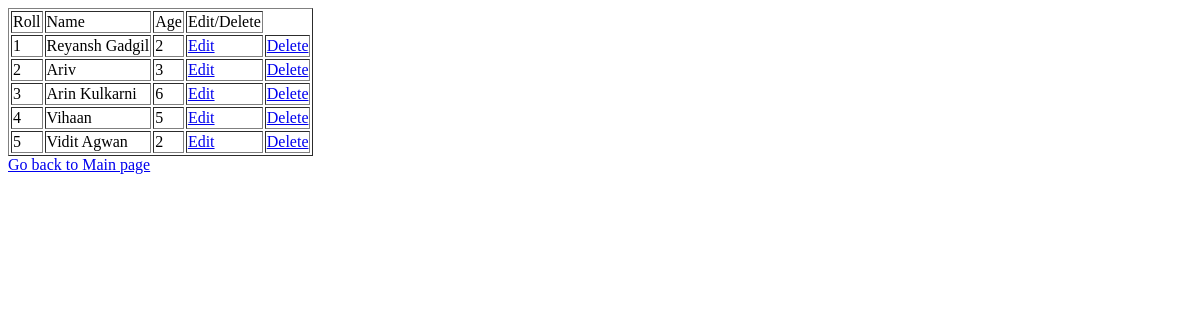
The app's page /stud_list, older data.
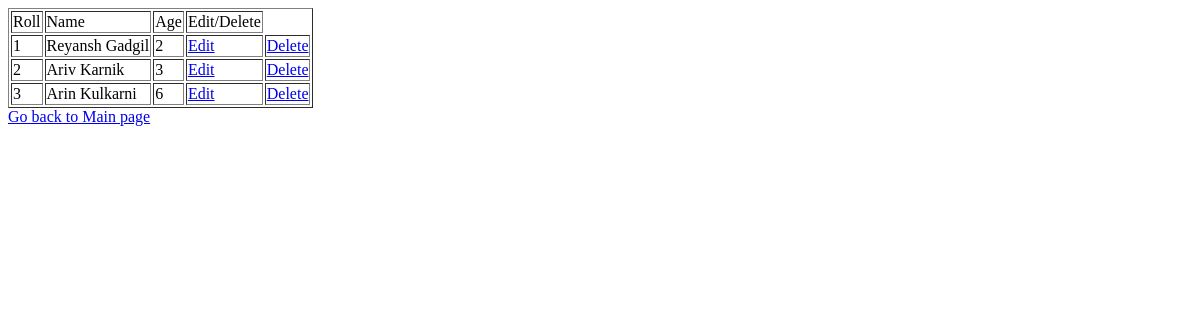
The same page, newer data.
### demo/models.py (models this page shows)
class Student(models.Model):
    roll = models.CharField(max_length=20)
    name = models.CharField(max_length=20)
    age = models.CharField(max_length=20)

### demo/views.py (the view)
# urls.py: path("stud_list", views.stud_list, name="student"),
def stud_list(request):
    stud = Student.objects.all()
    print(stud)
    return render(request, 'student.html', {'stud': stud})

### demo/templates/student.html
<!doctype html>
<html>
   <body>
      <table border = 1>
         <thead>
            <td>Roll</td>
            <td>Name</td>
            <td>Age</td>
            <td>Edit/Delete</td>
         </thead>
         {% for s in stud %}
            <tr>
               <td>{{s.roll}}</td>
               <td>{{s.name}}</td>
               <td>{{s.age}}</td>
               <td><a href = "/edit_student/{{s.roll}}">Edit</a></td>
               <td><a href = "/delete_student/{{s.roll}}">Delete</a></td>
            </tr>
         {% endfor %}
      </table>
      <a href = "/">Go back to Main page</a>
   </body>
</html>

Row changes from the older to the newer data that the page shows:
removed Student: roll "4", name "Vihaan", age "5"
removed Student: roll "5", name "Vidit Agwan", age "2"
changed Student: name "Ariv" → "Ariv Karnik"
